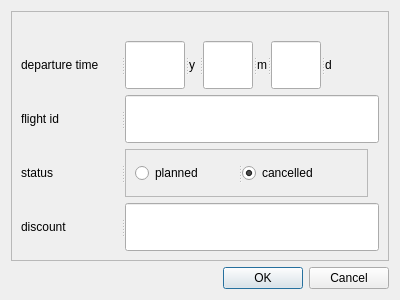
<?xml version="1.0" encoding="UTF-8"?>
<ui version="4.0">
 <class>modfliarrange</class>
 <widget class="QWidget" name="modfliarrange">
  <property name="geometry">
   <rect>
    <x>0</x>
    <y>0</y>
    <width>400</width>
    <height>300</height>
   </rect>
  </property>
  <property name="windowTitle">
   <string>Form</string>
  </property>
  <layout class="QVBoxLayout" name="verticalLayout_2">
   <item>
    <widget class="QFrame" name="frame">
     <property name="frameShape">
      <enum>QFrame::StyledPanel</enum>
     </property>
     <property name="frameShadow">
      <enum>QFrame::Raised</enum>
     </property>
     <layout class="QVBoxLayout" name="verticalLayout">
      <item>
       <widget class="QLabel" name="label_9">
        <property name="sizePolicy">
         <sizepolicy hsizetype="Preferred" vsizetype="Fixed">
          <horstretch>0</horstretch>
          <verstretch>0</verstretch>
         </sizepolicy>
        </property>
        <property name="minimumSize">
         <size>
          <width>70</width>
          <height>0</height>
         </size>
        </property>
        <property name="maximumSize">
         <size>
          <width>100</width>
          <height>16777215</height>
         </size>
        </property>
        <property name="text">
         <string/>
        </property>
       </widget>
      </item>
      <item>
       <widget class="QSplitter" name="splitter_5">
        <property name="orientation">
         <enum>Qt::Horizontal</enum>
        </property>
        <widget class="QLabel" name="departure_time">
         <property name="sizePolicy">
          <sizepolicy hsizetype="Preferred" vsizetype="Fixed">
           <horstretch>0</horstretch>
           <verstretch>0</verstretch>
          </sizepolicy>
         </property>
         <property name="minimumSize">
          <size>
           <width>70</width>
           <height>0</height>
          </size>
         </property>
         <property name="maximumSize">
          <size>
           <width>100</width>
           <height>16777215</height>
          </size>
         </property>
         <property name="text">
          <string>departure time</string>
         </property>
        </widget>
        <widget class="QSplitter" name="splitter_4">
         <property name="orientation">
          <enum>Qt::Horizontal</enum>
         </property>
         <widget class="QSplitter" name="splitter">
          <property name="orientation">
           <enum>Qt::Horizontal</enum>
          </property>
          <widget class="QLineEdit" name="year">
           <property name="minimumSize">
            <size>
             <width>50</width>
             <height>0</height>
            </size>
           </property>
           <property name="maximumSize">
            <size>
             <width>60</width>
             <height>16777215</height>
            </size>
           </property>
           <property name="text">
            <string/>
           </property>
          </widget>
          <widget class="QLabel" name="label">
           <property name="sizePolicy">
            <sizepolicy hsizetype="Preferred" vsizetype="Fixed">
             <horstretch>0</horstretch>
             <verstretch>0</verstretch>
            </sizepolicy>
           </property>
           <property name="minimumSize">
            <size>
             <width>0</width>
             <height>0</height>
            </size>
           </property>
           <property name="maximumSize">
            <size>
             <width>10</width>
             <height>16777215</height>
            </size>
           </property>
           <property name="text">
            <string>y</string>
           </property>
          </widget>
         </widget>
         <widget class="QSplitter" name="splitter_2">
          <property name="orientation">
           <enum>Qt::Horizontal</enum>
          </property>
          <widget class="QLineEdit" name="month">
           <property name="minimumSize">
            <size>
             <width>30</width>
             <height>0</height>
            </size>
           </property>
           <property name="maximumSize">
            <size>
             <width>50</width>
             <height>16777215</height>
            </size>
           </property>
           <property name="text">
            <string/>
           </property>
          </widget>
          <widget class="QLabel" name="label_11">
           <property name="sizePolicy">
            <sizepolicy hsizetype="Preferred" vsizetype="Fixed">
             <horstretch>0</horstretch>
             <verstretch>0</verstretch>
            </sizepolicy>
           </property>
           <property name="minimumSize">
            <size>
             <width>0</width>
             <height>0</height>
            </size>
           </property>
           <property name="maximumSize">
            <size>
             <width>10</width>
             <height>16777215</height>
            </size>
           </property>
           <property name="text">
            <string>m</string>
           </property>
          </widget>
         </widget>
         <widget class="QSplitter" name="splitter_3">
          <property name="orientation">
           <enum>Qt::Horizontal</enum>
          </property>
          <widget class="QLineEdit" name="day">
           <property name="minimumSize">
            <size>
             <width>30</width>
             <height>0</height>
            </size>
           </property>
           <property name="maximumSize">
            <size>
             <width>50</width>
             <height>16777215</height>
            </size>
           </property>
           <property name="text">
            <string/>
           </property>
          </widget>
          <widget class="QLabel" name="label_12">
           <property name="sizePolicy">
            <sizepolicy hsizetype="Preferred" vsizetype="Fixed">
             <horstretch>0</horstretch>
             <verstretch>0</verstretch>
            </sizepolicy>
           </property>
           <property name="minimumSize">
            <size>
             <width>0</width>
             <height>0</height>
            </size>
           </property>
           <property name="maximumSize">
            <size>
             <width>10</width>
             <height>16777215</height>
            </size>
           </property>
           <property name="text">
            <string>d</string>
           </property>
          </widget>
         </widget>
        </widget>
       </widget>
      </item>
      <item>
       <widget class="QSplitter" name="splitter_6">
        <property name="orientation">
         <enum>Qt::Horizontal</enum>
        </property>
        <widget class="QLabel" name="label_2">
         <property name="sizePolicy">
          <sizepolicy hsizetype="Preferred" vsizetype="Fixed">
           <horstretch>0</horstretch>
           <verstretch>0</verstretch>
          </sizepolicy>
         </property>
         <property name="minimumSize">
          <size>
           <width>70</width>
           <height>0</height>
          </size>
         </property>
         <property name="maximumSize">
          <size>
           <width>100</width>
           <height>16777215</height>
          </size>
         </property>
         <property name="text">
          <string>flight id</string>
         </property>
        </widget>
        <widget class="QLineEdit" name="flight_id">
         <property name="minimumSize">
          <size>
           <width>116</width>
           <height>0</height>
          </size>
         </property>
         <property name="maximumSize">
          <size>
           <width>16777215</width>
           <height>16777215</height>
          </size>
         </property>
        </widget>
       </widget>
      </item>
      <item>
       <widget class="QSplitter" name="splitter_7">
        <property name="orientation">
         <enum>Qt::Horizontal</enum>
        </property>
        <widget class="QLabel" name="label_3">
         <property name="sizePolicy">
          <sizepolicy hsizetype="Preferred" vsizetype="Fixed">
           <horstretch>0</horstretch>
           <verstretch>0</verstretch>
          </sizepolicy>
         </property>
         <property name="minimumSize">
          <size>
           <width>70</width>
           <height>0</height>
          </size>
         </property>
         <property name="maximumSize">
          <size>
           <width>100</width>
           <height>16777215</height>
          </size>
         </property>
         <property name="text">
          <string>status</string>
         </property>
        </widget>
        <widget class="QFrame" name="status">
         <property name="minimumSize">
          <size>
           <width>116</width>
           <height>0</height>
          </size>
         </property>
         <property name="maximumSize">
          <size>
           <width>243</width>
           <height>60</height>
          </size>
         </property>
         <property name="frameShape">
          <enum>QFrame::StyledPanel</enum>
         </property>
         <property name="frameShadow">
          <enum>QFrame::Raised</enum>
         </property>
         <layout class="QHBoxLayout" name="horizontalLayout">
          <item>
           <widget class="QSplitter" name="sta">
            <property name="orientation">
             <enum>Qt::Horizontal</enum>
            </property>
            <widget class="QRadioButton" name="plan">
             <property name="maximumSize">
              <size>
               <width>16777215</width>
               <height>20</height>
              </size>
             </property>
             <property name="text">
              <string>planned</string>
             </property>
            </widget>
            <widget class="QRadioButton" name="cancel">
             <property name="maximumSize">
              <size>
               <width>16777215</width>
               <height>20</height>
              </size>
             </property>
             <property name="text">
              <string>cancelled</string>
             </property>
             <property name="checked">
              <bool>true</bool>
             </property>
            </widget>
           </widget>
          </item>
         </layout>
        </widget>
       </widget>
      </item>
      <item>
       <widget class="QSplitter" name="splitter_8">
        <property name="orientation">
         <enum>Qt::Horizontal</enum>
        </property>
        <widget class="QLabel" name="label_4">
         <property name="sizePolicy">
          <sizepolicy hsizetype="Preferred" vsizetype="Fixed">
           <horstretch>0</horstretch>
           <verstretch>0</verstretch>
          </sizepolicy>
         </property>
         <property name="minimumSize">
          <size>
           <width>70</width>
           <height>0</height>
          </size>
         </property>
         <property name="maximumSize">
          <size>
           <width>100</width>
           <height>16777215</height>
          </size>
         </property>
         <property name="text">
          <string>discount</string>
         </property>
        </widget>
        <widget class="QLineEdit" name="discount">
         <property name="minimumSize">
          <size>
           <width>116</width>
           <height>0</height>
          </size>
         </property>
         <property name="maximumSize">
          <size>
           <width>16777215</width>
           <height>16777215</height>
          </size>
         </property>
         <property name="text">
          <string/>
         </property>
        </widget>
       </widget>
      </item>
     </layout>
    </widget>
   </item>
   <item>
    <widget class="QDialogButtonBox" name="buttonBox">
     <property name="standardButtons">
      <set>QDialogButtonBox::Cancel|QDialogButtonBox::Ok</set>
     </property>
    </widget>
   </item>
  </layout>
 </widget>
 <resources/>
 <connections/>
</ui>
